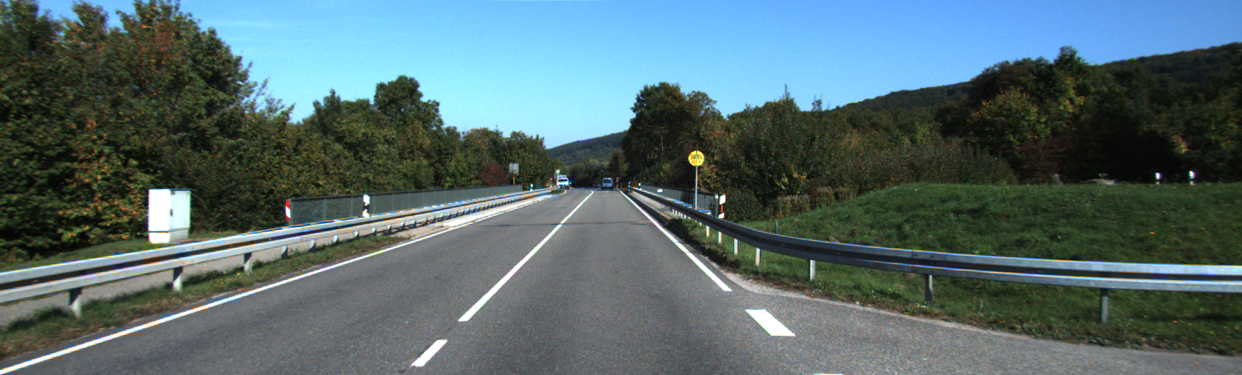
//> input picture Edge_and_line_detection/task1/street_scene.png, 1242 x 375 px
$ ./main street_scene.png   (built with g++ and OpenCV 4)
//> lines starting //> are read from the running program, lines starting //| are printed output that depends on the picture
#include <opencv4/opencv2/imgproc.hpp>
#include <opencv4/opencv2/imgcodecs.hpp>
#include <opencv4/opencv2/highgui.hpp>
#include <filesystem>

using namespace cv;

const int max_lowThreshold = 100;
const int max_ratioThreshold = 100;
const int max_kernelThreshold = 7;
const char* window_name = "Canny Edge Detector Image";
struct ParamsCanny {
    Mat street, street_gray;
    Mat streetCanny_overlapping, canny_img;

    int lowThreshold = 0;
    int ratio = 3;
    int kernel_size = 3;
    int kernel_size_Gauss = 9;
};


static void CannyThreshold(int, void* userdata) {
    ParamsCanny &par  = *((ParamsCanny*) userdata);

    if(par.kernel_size % 2 == 0)
        par.kernel_size -= 1;

    GaussianBlur(par.street_gray, par.canny_img, Size(par.kernel_size_Gauss, par.kernel_size_Gauss), 0);
    Canny(par.canny_img, par.canny_img, par.lowThreshold, par.lowThreshold * par.ratio, par.kernel_size );
    imshow(window_name, par.canny_img);

    // Optional For seeing the effect of Canny on the street_scene.png image
    //par.streetCanny_overlapping = Scalar::all(0);
    //par.street.copyTo(streetCanny_overlapping, par.canny_img);
}


int main(int argc, char** argv) {  // Task 1
    ParamsCanny params;     // Stuct used in order to not have global variables, which were not constant
    std::filesystem::path pathImage = std::filesystem::absolute(argv[1]);
    params.street = imread(pathImage);
//> params.street is the input picture: 375 rows x 1242 cols, CV_8UC3; mean B, G, R 109, 106.5, 85.4
    namedWindow(window_name, WINDOW_AUTOSIZE);
    //params.streetCanny_overlapping.create( params.street.size(), params.street.type() );

    cvtColor( params.street, params.street_gray, COLOR_BGR2GRAY );
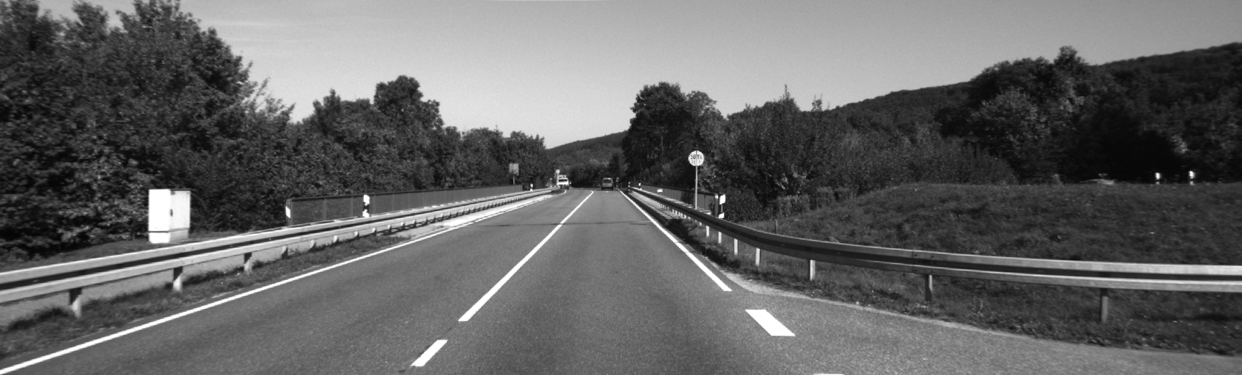
//> params.street_gray: 375 rows x 1242 cols, CV_8UC1; min 4, max 255, mean 100.5
    createTrackbar( "Min Threshold:", window_name, &params.lowThreshold, max_lowThreshold, CannyThreshold, &params);
    createTrackbar( "Kernel size Canny:", window_name, &params.kernel_size, max_kernelThreshold, CannyThreshold, &params);
    createTrackbar( "Ratio:", window_name, &params.ratio, max_ratioThreshold, CannyThreshold, &params);
    waitKey(0);
//> in CannyThreshold, `GaussianBlur(par.street_gray, par.canny_img, Size(par.kernel_size_Gaus..`:
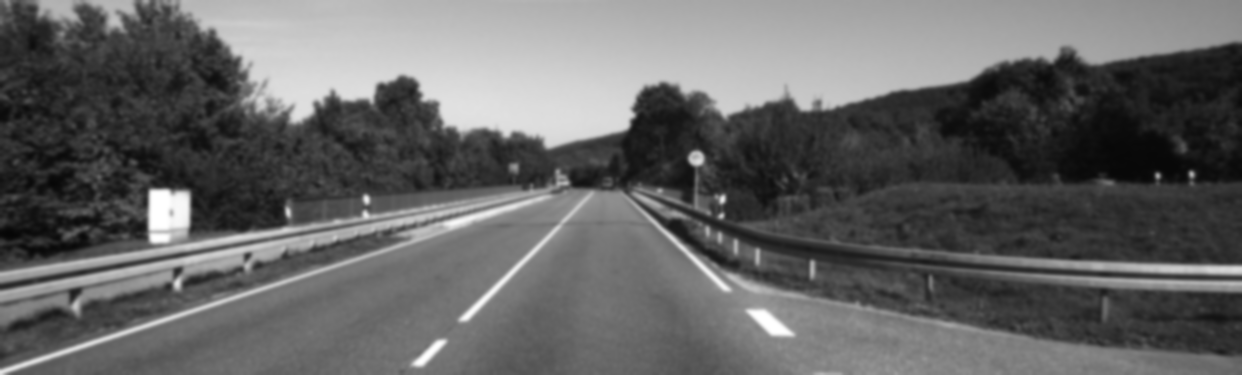
//> par.canny_img: 375 rows x 1242 cols, CV_8UC1; min 6, max 255, mean 100.5
//> in CannyThreshold, `Canny(par.canny_img, par.canny_img, par.lowThreshold, par.lowThreshold..`:
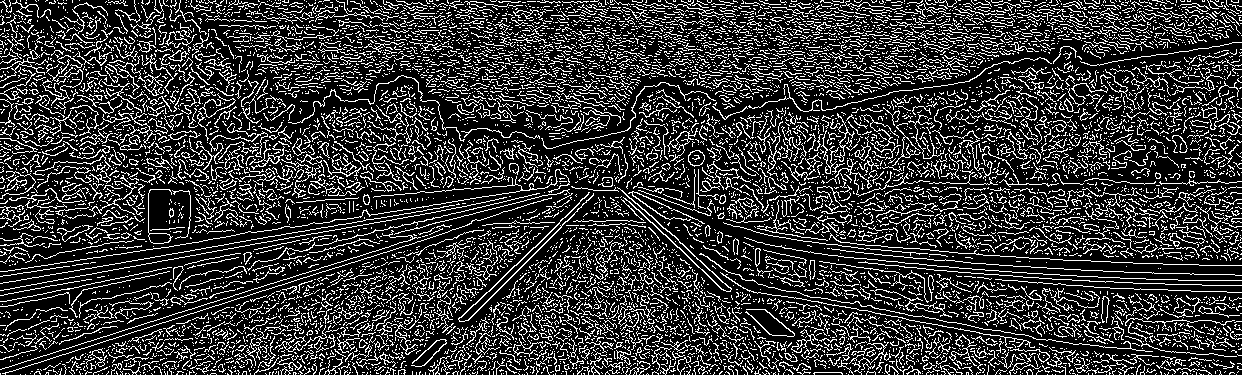
//> par.canny_img: 375 rows x 1242 cols, CV_8UC1; 21.5% white in thin lines or dots

    return 0;
}
